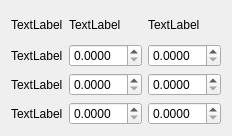
<?xml version="1.0" encoding="UTF-8"?>
<ui version="4.0">
 <class>TestParametersWidget</class>
 <widget class="QWidget" name="TestParametersWidget">
  <property name="geometry">
   <rect>
    <x>0</x>
    <y>0</y>
    <width>232</width>
    <height>136</height>
   </rect>
  </property>
  <property name="windowTitle">
   <string>Form</string>
  </property>
  <layout class="QGridLayout" name="gridLayout">
   <item row="0" column="0">
    <widget class="QLabel" name="label_6">
     <property name="text">
      <string>TextLabel</string>
     </property>
    </widget>
   </item>
   <item row="0" column="1">
    <widget class="QLabel" name="label">
     <property name="text">
      <string>TextLabel</string>
     </property>
    </widget>
   </item>
   <item row="0" column="2">
    <widget class="QLabel" name="label_2">
     <property name="text">
      <string>TextLabel</string>
     </property>
    </widget>
   </item>
   <item row="1" column="0">
    <widget class="QLabel" name="label_3">
     <property name="text">
      <string>TextLabel</string>
     </property>
    </widget>
   </item>
   <item row="1" column="1">
    <widget class="QDoubleSpinBox" name="doubleSpinBox">
     <property name="sizePolicy">
      <sizepolicy hsizetype="Expanding" vsizetype="Fixed">
       <horstretch>0</horstretch>
       <verstretch>0</verstretch>
      </sizepolicy>
     </property>
     <property name="decimals">
      <number>4</number>
     </property>
    </widget>
   </item>
   <item row="1" column="2">
    <widget class="QDoubleSpinBox" name="doubleSpinBox_4">
     <property name="sizePolicy">
      <sizepolicy hsizetype="Expanding" vsizetype="Fixed">
       <horstretch>0</horstretch>
       <verstretch>0</verstretch>
      </sizepolicy>
     </property>
     <property name="decimals">
      <number>4</number>
     </property>
    </widget>
   </item>
   <item row="2" column="0">
    <widget class="QLabel" name="label_4">
     <property name="text">
      <string>TextLabel</string>
     </property>
    </widget>
   </item>
   <item row="2" column="1">
    <widget class="QDoubleSpinBox" name="doubleSpinBox_2">
     <property name="sizePolicy">
      <sizepolicy hsizetype="Expanding" vsizetype="Fixed">
       <horstretch>0</horstretch>
       <verstretch>0</verstretch>
      </sizepolicy>
     </property>
     <property name="decimals">
      <number>4</number>
     </property>
    </widget>
   </item>
   <item row="2" column="2">
    <widget class="QDoubleSpinBox" name="doubleSpinBox_5">
     <property name="sizePolicy">
      <sizepolicy hsizetype="Expanding" vsizetype="Fixed">
       <horstretch>0</horstretch>
       <verstretch>0</verstretch>
      </sizepolicy>
     </property>
     <property name="decimals">
      <number>4</number>
     </property>
    </widget>
   </item>
   <item row="3" column="0">
    <widget class="QLabel" name="label_5">
     <property name="text">
      <string>TextLabel</string>
     </property>
    </widget>
   </item>
   <item row="3" column="1">
    <widget class="QDoubleSpinBox" name="doubleSpinBox_3">
     <property name="sizePolicy">
      <sizepolicy hsizetype="Expanding" vsizetype="Fixed">
       <horstretch>0</horstretch>
       <verstretch>0</verstretch>
      </sizepolicy>
     </property>
     <property name="decimals">
      <number>4</number>
     </property>
    </widget>
   </item>
   <item row="3" column="2">
    <widget class="QDoubleSpinBox" name="doubleSpinBox_6">
     <property name="sizePolicy">
      <sizepolicy hsizetype="Expanding" vsizetype="Fixed">
       <horstretch>0</horstretch>
       <verstretch>0</verstretch>
      </sizepolicy>
     </property>
     <property name="decimals">
      <number>4</number>
     </property>
     <property name="stepType">
      <enum>QAbstractSpinBox::AdaptiveDecimalStepType</enum>
     </property>
    </widget>
   </item>
  </layout>
 </widget>
 <resources/>
 <connections/>
</ui>
